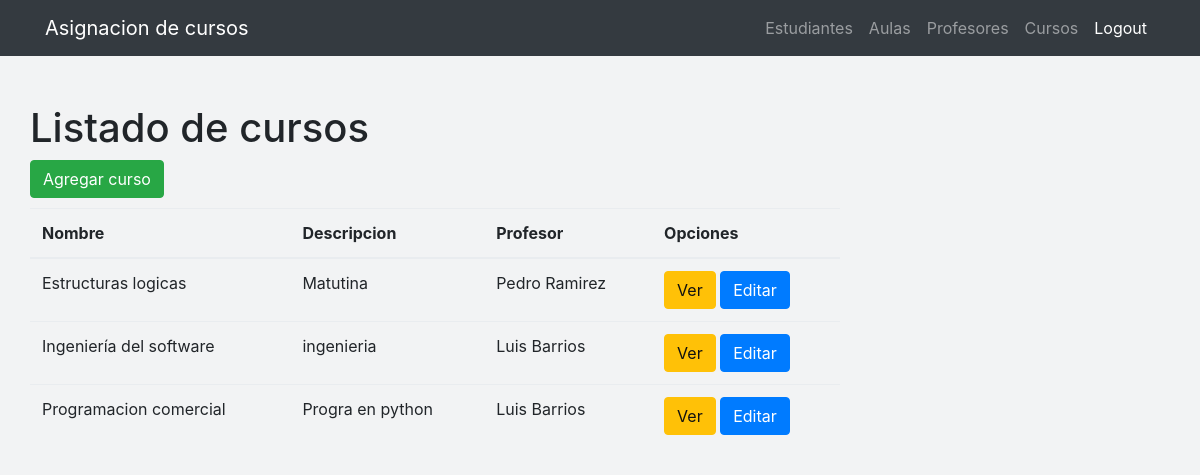
The app's page /cursos/list/ (signed in) with its own data.
### estudiantes/models.py (models this page shows, shortened)
class Curso(models.Model):
    nombre  =   models.CharField(max_length=30)
    descripcion  =   models.CharField(max_length=100)
    fecha_creacion = models.DateField()
    profesor = models.ForeignKey(Profesor, on_delete=models.CASCADE)
    aula = models.ForeignKey(Aula, on_delete=models.CASCADE, blank=True, null=True)
    class Meta:
        ordering = ('nombre',)

class Profesor(models.Model):
    nombre = models.CharField(max_length=50)
    apellido = models.CharField(max_length=50)
    dpi = models.CharField(max_length=20)
    edad = models.IntegerField()
    direccion = models.CharField(max_length=80)
    email = models.EmailField()
    def __str__(self):              # __unicode__ on Python 2
        return "%s %s" % (self.nombre, self.apellido)

### estudiantes/views.py (the view)
# urls.py: url(r'^cursos/list/$', views.cursos_list, name='cursos_list'),
@login_required
def cursos_list(request):
    cursos = Curso.objects.all()
    return render(request, 'estudiantes/cursos_list.html', {'cursos': cursos})

### estudiantes/templates/estudiantes/cursos_list.html (shortened to what this page needs)
{% extends 'estudiantes/base.html' %}
{% block content %}
<div class="portlet-body">
  <div class="portlet-title">
    <h1>Listado de cursos</h1>
  </div>
    <div class="row">
      <div class="col-md-6">
        <div class="btn-group">
          <a href="{% url 'curso_nuevo'%}">
            <button id="sample_editable_1_new" class="btn btn-success">
              Agregar curso
            </button>
          </a>
        </div>
      </div>
      <br>
      <br>
  <div class="col-md-12 col-sm-12 col-xs-12" >
    <div class="table-responsive">
      <table class="table table-hover ">
        <thead>
          <tr role="row" class="">
            <th>Nombre</th>
            <th>Descripcion</th>
            <th>Profesor</th>
            <th>Opciones</th>
          </tr>
        </thead>
        <tbody>
          {% for curso in cursos %}
          <tr>
              <td>{{ curso.nombre }}</td>
              <td>{{ curso.descripcion|linebreaksbr }}</td>
              <td>{{ curso.profesor }}</td>
              <td>
                <a href="{% url 'curso_ver' pk=curso.pk %}" class="btn btn-warning">Ver</a>
                <a href="{% url 'curso_editar' pk=curso.pk %}" class="btn btn-primary">Editar</a>
              </td>
          </tr>
          {% endfor %}
        </tbody>
      </table>
    </div>
  </div>
 </div>
</div>
{% endblock %}

### estudiantes/static/css/shop-item.css (style rules this page uses)
body { padding-top: 54px; }
@media (min-width: 992px) { body { padding-top: 56px; } }

### estudiantes/templates/estudiantes/base.html (style rules this page uses)
body { background-color: #F2F3F4; }

### records on screen
Curso: nombre "Estructuras logicas", descripcion "Matutina", profesor "Pedro Ramirez"
Curso: nombre "Ingeniería del software", descripcion "ingenieria", profesor "Luis Barrios"
Curso: nombre "Programacion comercial", descripcion "Progra en python", profesor "Luis Barrios"
